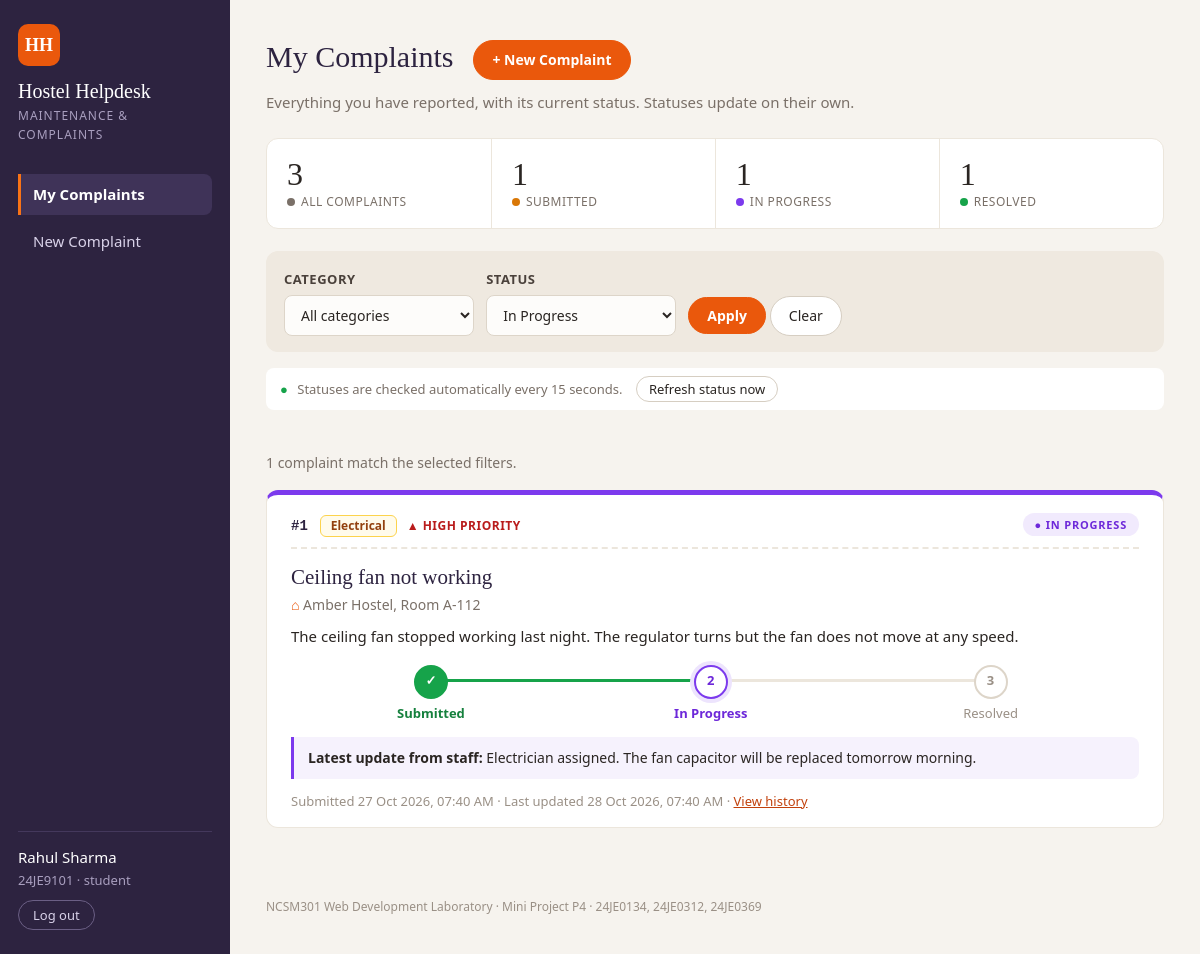
The page /index.php?status=In+Progress (signed in) on the database its author committed.
### tables this page shows
CREATE TABLE complaints (
    complaint_id INT AUTO_INCREMENT PRIMARY KEY,
    user_id      INT          NOT NULL,
    category_id  INT          NOT NULL,
    title        VARCHAR(100) NOT NULL,
    description  TEXT         NOT NULL,
    location     VARCHAR(80)  NOT NULL,
    priority     VARCHAR(10)  NOT NULL DEFAULT 'Medium',
    status       VARCHAR(20)  NOT NULL DEFAULT 'Submitted',
    created_at   TIMESTAMP    NOT NULL DEFAULT CURRENT_TIMESTAMP,
    updated_at   TIMESTAMP    NOT NULL DEFAULT CURRENT_TIMESTAMP,
    resolved_at  TIMESTAMP    NULL,
    CHECK (priority IN ('Low', 'Medium', 'High')),
    CHECK (status IN ('Submitted', 'In Progress', 'Resolved')),
    FOREIGN KEY (user_id) REFERENCES users (user_id),
    FOREIGN KEY (category_id) REFERENCES categories (category_id)
);

CREATE TABLE categories (
    category_id INT AUTO_INCREMENT PRIMARY KEY,
    name        VARCHAR(30) NOT NULL UNIQUE
);

### index.php (the view, shortened to what this page needs)
<?php
require "db.php";
require "functions.php";
$userId = $_SESSION["userId"];
$categoryId = isset($_GET["category"]) ? (int) $_GET["category"] : 0;
$status = isset($_GET["status"]) ? $_GET["status"] : "";
$conditions = ["c.user_id = :userId"];
$params = [":userId" => $userId];
if ($status !== "") {
    $conditions[] = "c.status = :status";
    $params[":status"] = $status;
}
$sql = "SELECT c.complaint_id, c.title, c.description, c.location, c.priority, c.status,
               c.created_at, c.updated_at, cat.name AS category,
               (SELECT h.remark FROM complaint_updates h
                WHERE h.complaint_id = c.complaint_id AND h.remark IS NOT NULL
                ORDER BY h.update_id DESC LIMIT 1) AS last_remark
        FROM complaints c
        JOIN categories cat ON c.category_id = cat.category_id
        WHERE " . implode(" AND ", $conditions) . "
        ORDER BY c.created_at DESC";
$statement = $pdo->prepare($sql);
$statement->execute($params);
$complaints = $statement->fetchAll();
$summary = get_summary($pdo, $userId);
$isFiltered = $categoryId > 0 || $status !== "";
require "header.php";
?>
    <main class="page-container">
        <div class="page-heading">
            <h1>My Complaints</h1>
            <a href="new_complaint.php" class="button-link button-primary">+ New Complaint</a>
            <p class="page-intro">Everything you have reported, with its current status. Statuses update on their own.</p>
        </div>
        <section class="summary" aria-label="Your summary">
            <a class="summary-tile" href="index.php">
                <span class="summary-number" id="summary-total"><?php echo $summary["total"]; ?></span>
                <span class="summary-label">All complaints</span>
            </a>
            <a class="summary-tile tile-submitted" href="index.php?status=Submitted">
                <span class="summary-number" id="summary-submitted"><?php echo $summary["submitted"]; ?></span>
                <span class="summary-label">Submitted</span>
            </a>
            <a class="summary-tile tile-progress" href="index.php?status=In+Progress">
                <span class="summary-number" id="summary-progress"><?php echo $summary["inProgress"]; ?></span>
                <span class="summary-label">In progress</span>
            </a>
            <a class="summary-tile tile-resolved" href="index.php?status=Resolved">
                <span class="summary-number" id="summary-resolved"><?php echo $summary["resolved"]; ?></span>
                <span class="summary-label">Resolved</span>
            </a>
        </section>
        <form id="filter-form" class="filter-bar" action="index.php" method="get">
            <div class="filter-field">
                <label for="category">Category</label>
                <select id="category" name="category">
                    <option value="0">All categories</option>
                </select>
            </div>
            <div class="filter-field">
                <label for="status">Status</label>
                <select id="status" name="status">
                    <?php foreach (all_statuses() as $option): ?>
                        <option value="<?php echo htmlspecialchars($option); ?>" <?php echo $option === $status ? "selected" : ""; ?>>
                            <?php echo htmlspecialchars($option); ?>
                        </option>
                    <?php endforeach; ?>
                </select>
            </div>
            <div class="filter-field filter-buttons">
                <button type="submit" class="button-primary">Apply</button>
                <a href="index.php" class="button-link">Clear</a>
            </div>
        </form>
        <div class="refresh-bar">
            <span id="refresh-time">Statuses are checked automatically every 15 seconds.</span>
            <button type="button" id="refresh-button">Refresh status now</button>
        </div>
        <p id="refresh-message" class="status-message" aria-live="polite"></p>
        <p class="result-count">
            <?php
            echo count($complaints) === 1 ? "1 complaint" : count($complaints) . " complaints";
            echo $isFiltered ? " match the selected filters." : " submitted by you.";
            ?>
        </p>
        <div class="complaint-list">
            <?php foreach ($complaints as $complaint): ?>
                <article class="complaint-card tracked-complaint" id="complaint-<?php echo $complaint["complaint_id"]; ?>"
                         data-complaint-id="<?php echo $complaint["complaint_id"]; ?>"
                         data-status="<?php echo htmlspecialchars($complaint["status"]); ?>">
                    <div class="card-top">
                        <span class="complaint-number">#<?php echo $complaint["complaint_id"]; ?></span>
                        <span class="badge badge-<?php echo strtolower(htmlspecialchars($complaint["category"])); ?>">
                            <?php echo htmlspecialchars($complaint["category"]); ?>
                        </span>
                        <span class="priority priority-<?php echo strtolower(htmlspecialchars($complaint["priority"])); ?>">
                            <?php echo htmlspecialchars($complaint["priority"]); ?> priority
                        </span>
                        <span class="status-pill <?php echo status_class($complaint["status"]); ?>">
                            <?php echo htmlspecialchars($complaint["status"]); ?>
                        </span>
                    </div>
                    <h2 class="complaint-title"><?php echo htmlspecialchars($complaint["title"]); ?></h2>
                    <p class="complaint-location"><?php echo htmlspecialchars($complaint["location"]); ?></p>
                    <p class="complaint-body"><?php echo nl2br(htmlspecialchars($complaint["description"])); ?></p>
                    <?php print_progress($complaint["status"]); ?>
                    <p class="staff-remark" <?php echo $complaint["last_remark"] === null ? "hidden" : ""; ?>>
                        <strong>Latest update from staff:</strong>
                        <span class="remark-text"><?php echo htmlspecialchars((string) $complaint["last_remark"]); ?></span>
                    </p>
                    <p class="complaint-meta">
                        Submitted <?php echo format_time($complaint["created_at"]); ?>
                        &middot; Last updated <span class="updated-text"><?php echo format_time($complaint["updated_at"]); ?></span>
                        &middot; <a href="complaint.php?id=<?php echo $complaint["complaint_id"]; ?>">View history</a>
                    </p>
                </article>
            <?php endforeach; ?>
        </div>
    </main>
<?php require "footer.php"; ?>
</body>
</html>

### functions.php (shortened to what this page needs)
<?php
function all_statuses() {
    return ["Submitted", "In Progress", "Resolved"];
}
function status_class($status) {
    if ($status === "In Progress") {
        return "status-progress";
    } elseif ($status === "Resolved") {
        return "status-resolved";
    }
    return "status-submitted";
}
function format_time($timestamp) {
    return date("d M Y, h:i A", strtotime($timestamp));
}
function print_progress($status) {
    $statusOrder = all_statuses();
    $current = array_search($status, $statusOrder);
    echo '<ol class="progress-steps">';
    foreach ($statusOrder as $position => $step) {
        $class = "step";
        if ($position < $current) {
            $class .= " step-done";
        } elseif ($position === $current) {
            $class .= $status === "Resolved" ? " step-done" : " step-current";
        }
        echo '<li class="' . $class . '">' . htmlspecialchars($step) . '</li>';
    }
    echo '</ol>';
}
function get_summary($pdo, $userId) {
    $sql = "SELECT COUNT(*) AS total,
                   SUM(status = 'Submitted') AS submitted,
                   SUM(status = 'In Progress') AS inProgress,
                   SUM(status = 'Resolved') AS resolved
            FROM complaints";
    $params = [];
    if ($userId !== null) {
        $sql .= " WHERE user_id = :userId";
        $params[":userId"] = $userId;
    }
    $statement = $pdo->prepare($sql);
    $statement->execute($params);
    $row = $statement->fetch();
    return [
        "total" => (int) $row["total"],
        "submitted" => (int) $row["submitted"],
        "inProgress" => (int) $row["inProgress"],
        "resolved" => (int) $row["resolved"],
    ];
}
    ?>

### rows shown on the page
complaints: complaint_id "1", category.name "Electrical", priority "HIGH", status "IN PROGRESS", title "Ceiling fan not working", location "Amber Hostel, Room A-112", description "The ceiling fan stopped working last night. The regulator turns but the fan does not move at any speed.", step "Submitted", step "In Progress", step "Resolved", last_remark "Electrician assigned. The fan capacitor will be replaced tomorrow morning.", created_at "27 Oct 2026, 07:40 AM", updated_at "28 Oct 2026, 07:40 AM"

### other values the page prints
$_SESSION["fullName"] "Rahul Sharma"
$_SESSION["loginId"] "24JE9101"
$_SESSION["role"] "student"
$summary["total"] "3"
$summary["submitted"] "1"
$summary["inProgress"] "1"
$summary["resolved"] "1"
form field status "In Progress"
